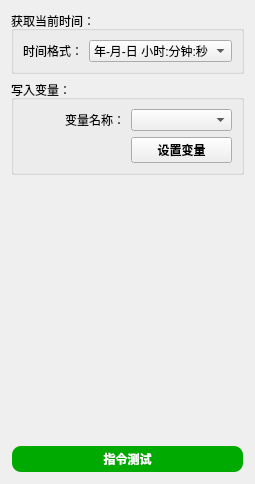
       <widget class="QWidget" name="tab_34">
        <attribute name="title">
         <string>获取时间</string>
        </attribute>
        <layout class="QVBoxLayout" name="verticalLayout_48">
         <item>
          <widget class="QGroupBox" name="groupBox_42">
           <property name="title">
            <string>获取当前时间：</string>
           </property>
           <layout class="QHBoxLayout" name="horizontalLayout_13">
            <item>
             <widget class="QLabel" name="label_134">
              <property name="text">
               <string>时间格式：</string>
              </property>
              <property name="alignment">
               <set>Qt::AlignmentFlag::AlignRight|Qt::AlignmentFlag::AlignTrailing|Qt::AlignmentFlag::AlignVCenter</set>
              </property>
             </widget>
            </item>
            <item>
             <widget class="QComboBox" name="comboBox_43">
              <item>
               <property name="text">
                <string>年-月-日 小时:分钟:秒</string>
               </property>
              </item>
              <item>
               <property name="text">
                <string>年/月/日 小时:分钟:秒</string>
               </property>
              </item>
              <item>
               <property name="text">
                <string>月/日/年 小时:分钟:秒</string>
               </property>
              </item>
              <item>
               <property name="text">
                <string>日-月-年 小时:分钟:秒</string>
               </property>
              </item>
              <item>
               <property name="text">
                <string>年-月-日</string>
               </property>
              </item>
              <item>
               <property name="text">
                <string>月/日/年</string>
               </property>
              </item>
              <item>
               <property name="text">
                <string>日-月-年</string>
               </property>
              </item>
              <item>
               <property name="text">
                <string>月/年</string>
               </property>
              </item>
              <item>
               <property name="text">
                <string>时间戳</string>
               </property>
              </item>
             </widget>
            </item>
           </layout>
          </widget>
         </item>
         <item>
          <widget class="QGroupBox" name="groupBox_43">
           <property name="title">
            <string>写入变量：</string>
           </property>
           <layout class="QGridLayout" name="gridLayout_49" columnstretch="1,1">
            <item row="0" column="1">
             <widget class="QComboBox" name="comboBox_44" />
            </item>
            <item row="0" column="0">
             <widget class="QLabel" name="label_135">
              <property name="text">
               <string>变量名称：</string>
              </property>
              <property name="alignment">
               <set>Qt::AlignmentFlag::AlignRight|Qt::AlignmentFlag::AlignTrailing|Qt::AlignmentFlag::AlignVCenter</set>
              </property>
             </widget>
            </item>
            <item row="2" column="0">
             <spacer name="horizontalSpacer_6">
              <property name="orientation">
               <enum>Qt::Orientation::Horizontal</enum>
              </property>
              <property name="sizeHint" stdset="0">
               <size>
                <width>84</width>
                <height>20</height>
               </size>
              </property>
             </spacer>
            </item>
            <item row="2" column="1">
             <widget class="QPushButton" name="pushButton_33">
              <property name="font">
               <font>
                <family>微软雅黑</family>
                <bold>true</bold>
               </font>
              </property>
              <property name="text">
               <string>设置变量</string>
              </property>
             </widget>
            </item>
           </layout>
          </widget>
         </item>
         <item>
          <spacer name="verticalSpacer_28">
           <property name="orientation">
            <enum>Qt::Orientation::Vertical</enum>
           </property>
           <property name="sizeHint" stdset="0">
            <size>
             <width>20</width>
             <height>264</height>
            </size>
           </property>
          </spacer>
         </item>
         <item>
          <widget class="QPushButton" name="pushButton_34">
           <property name="palette">
            <palette>
             <active>
              <colorrole role="WindowText">
               <brush brushstyle="SolidPattern">
                <color alpha="255">
                 <red>255</red>
                 <green>255</green>
                 <blue>255</blue>
                </color>
               </brush>
              </colorrole>
              <colorrole role="Button">
               <brush brushstyle="SolidPattern">
                <color alpha="255">
                 <red>0</red>
                 <green>170</green>
                 <blue>0</blue>
                </color>
               </brush>
              </colorrole>
              <colorrole role="Text">
               <brush brushstyle="SolidPattern">
                <color alpha="255">
                 <red>255</red>
                 <green>255</green>
                 <blue>255</blue>
                </color>
               </brush>
              </colorrole>
              <colorrole role="ButtonText">
               <brush brushstyle="SolidPattern">
                <color alpha="255">
                 <red>255</red>
                 <green>255</green>
                 <blue>255</blue>
                </color>
               </brush>
              </colorrole>
              <colorrole role="Base">
               <brush brushstyle="SolidPattern">
                <color alpha="255">
                 <red>0</red>
                 <green>170</green>
                 <blue>0</blue>
                </color>
               </brush>
              </colorrole>
              <colorrole role="Window">
               <brush brushstyle="SolidPattern">
                <color alpha="255">
                 <red>0</red>
                 <green>170</green>
                 <blue>0</blue>
                </color>
               </brush>
              </colorrole>
              <colorrole role="PlaceholderText">
               <brush brushstyle="NoBrush">
                <color alpha="128">
                 <red>255</red>
                 <green>255</green>
                 <blue>255</blue>
                </color>
               </brush>
              </colorrole>
             </active>
             <inactive>
              <colorrole role="WindowText">
               <brush brushstyle="SolidPattern">
                <color alpha="255">
                 <red>255</red>
                 <green>255</green>
                 <blue>255</blue>
                </color>
               </brush>
              </colorrole>
              <colorrole role="Button">
               <brush brushstyle="SolidPattern">
                <color alpha="255">
                 <red>0</red>
                 <green>170</green>
                 <blue>0</blue>
                </color>
               </brush>
              </colorrole>
              <colorrole role="Text">
               <brush brushstyle="SolidPattern">
                <color alpha="255">
                 <red>255</red>
                 <green>255</green>
                 <blue>255</blue>
                </color>
               </brush>
              </colorrole>
              <colorrole role="ButtonText">
               <brush brushstyle="SolidPattern">
                <color alpha="255">
                 <red>255</red>
                 <green>255</green>
                 <blue>255</blue>
                </color>
               </brush>
              </colorrole>
              <colorrole role="Base">
               <brush brushstyle="SolidPattern">
                <color alpha="255">
                 <red>0</red>
                 <green>170</green>
                 <blue>0</blue>
                </color>
               </brush>
              </colorrole>
              <colorrole role="Window">
               <brush brushstyle="SolidPattern">
                <color alpha="255">
                 <red>0</red>
                 <green>170</green>
                 <blue>0</blue>
                </color>
               </brush>
              </colorrole>
              <colorrole role="PlaceholderText">
               <brush brushstyle="NoBrush">
                <color alpha="128">
                 <red>255</red>
                 <green>255</green>
                 <blue>255</blue>
                </color>
               </brush>
              </colorrole>
             </inactive>
             <disabled>
              <colorrole role="WindowText">
               <brush brushstyle="SolidPattern">
                <color alpha="255">
                 <red>255</red>
                 <green>255</green>
                 <blue>255</blue>
                </color>
               </brush>
              </colorrole>
              <colorrole role="Button">
               <brush brushstyle="SolidPattern">
                <color alpha="255">
                 <red>0</red>
                 <green>170</green>
                 <blue>0</blue>
                </color>
               </brush>
              </colorrole>
              <colorrole role="Text">
               <brush brushstyle="SolidPattern">
                <color alpha="255">
                 <red>255</red>
                 <green>255</green>
                 <blue>255</blue>
                </color>
               </brush>
              </colorrole>
              <colorrole role="ButtonText">
               <brush brushstyle="SolidPattern">
                <color alpha="92">
                 <red>0</red>
                 <green>0</green>
                 <blue>0</blue>
                </color>
               </brush>
              </colorrole>
              <colorrole role="Base">
               <brush brushstyle="SolidPattern">
                <color alpha="255">
                 <red>0</red>
                 <green>170</green>
                 <blue>0</blue>
                </color>
               </brush>
              </colorrole>
              <colorrole role="Window">
               <brush brushstyle="SolidPattern">
                <color alpha="255">
                 <red>0</red>
                 <green>170</green>
                 <blue>0</blue>
                </color>
               </brush>
              </colorrole>
              <colorrole role="PlaceholderText">
               <brush brushstyle="NoBrush">
                <color alpha="128">
                 <red>255</red>
                 <green>255</green>
                 <blue>255</blue>
                </color>
               </brush>
              </colorrole>
             </disabled>
            </palette>
           </property>
           <property name="font">
            <font>
             <family>Microsoft YaHei</family>
             <bold>true</bold>
            </font>
           </property>
           <property name="styleSheet">
            <string notr="true">QPushButton {
    background-color: rgb(0, 170, 0);
    color: white;
    border-radius: 10px; /* 设置圆角半径 */
    font-family: 'Microsoft YaHei'; /* 设置字体为微软雅黑 */
    padding: 3px 5px; /* 设置内边距，使按钮看起来更美观 */
    border: 2px solid transparent; /* 设置边框为透明 */
}

QPushButton:hover {
    background-color: rgb(0, 150, 0); /* 设置鼠标悬停时的背景颜色 */
}

QPushButton:pressed {
    background-color: rgb(0, 100, 0); /* 设置按钮按下时的背景颜色 */
}
</string>
           </property>
           <property name="text">
            <string>指令测试</string>
           </property>
          </widget>
         </item>
        </layout>
       </widget>
